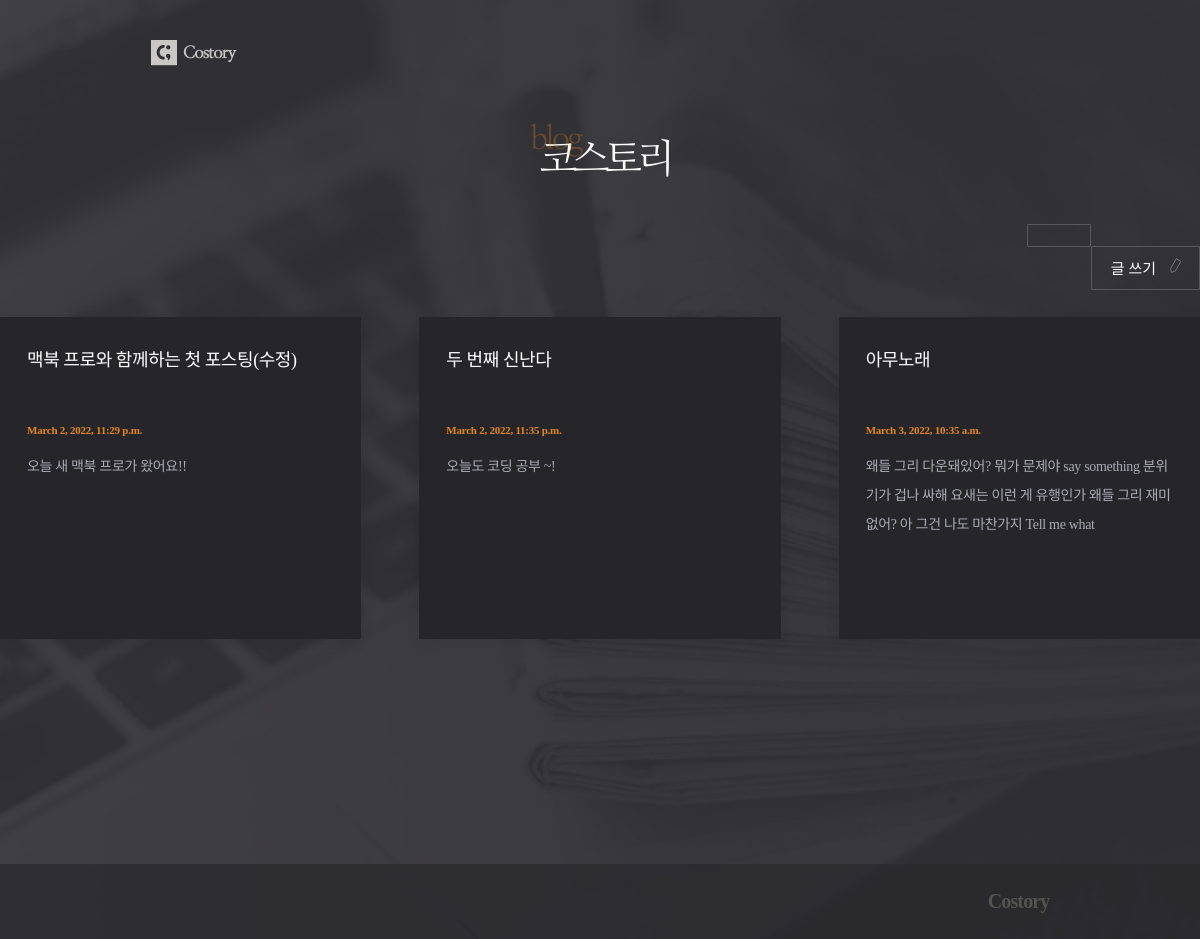
/posts/, run on an earlier commit of the app's database.
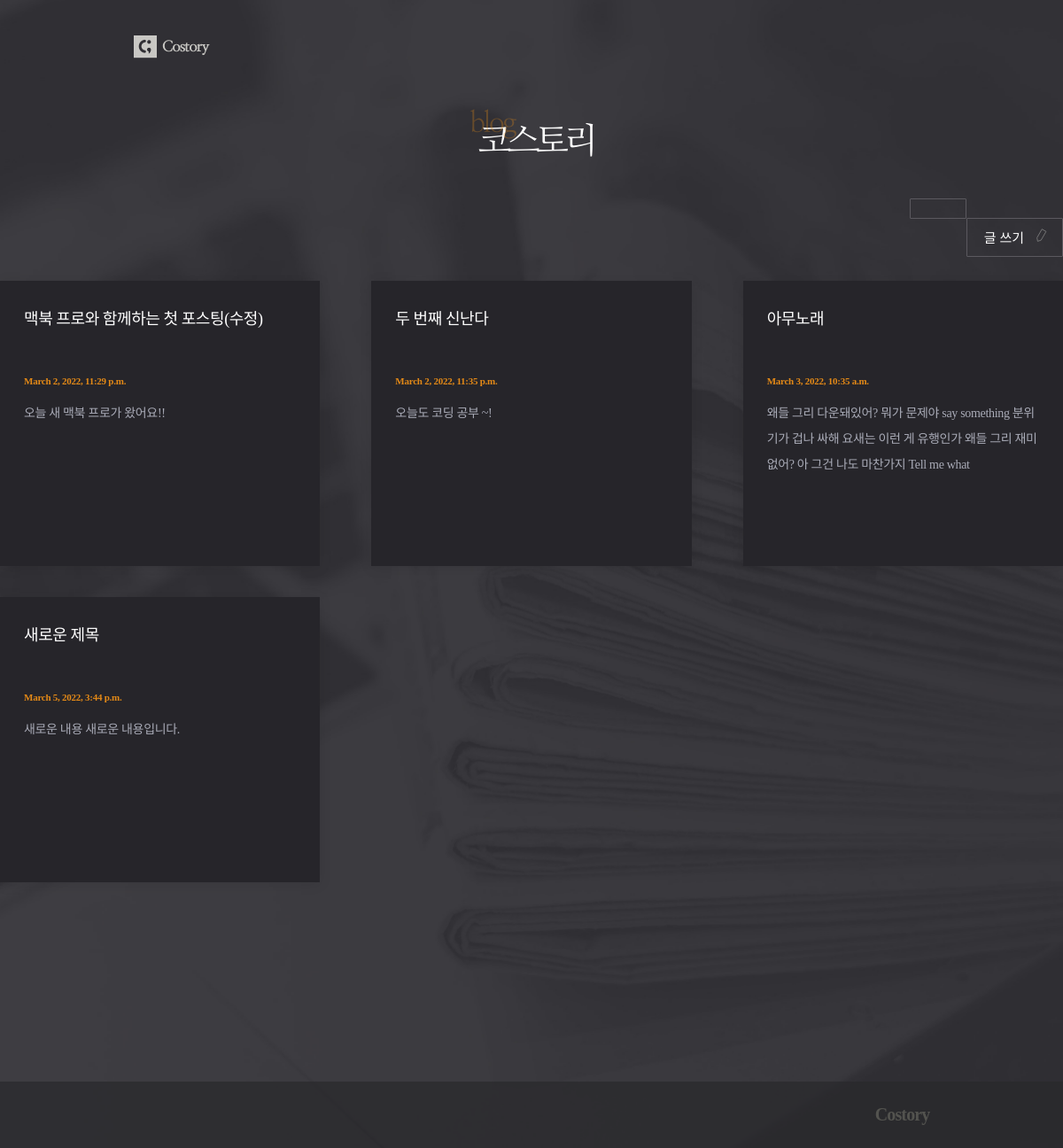
And on a later commit of the database.
### posts/models.py (models this page shows, shortened)
class Post(models.Model):
    title = models.CharField(max_length=50, unique=True,
                             error_messages={'unique' : '이미 있는 제목이네요!'})
    content = models.TextField(validators=
                               [MinLengthValidator(10, '너무 짧군요! 10자 이상 적어주세요.'),
                                validate_symbols]) # 길이에 대한 제한이 없는 문자열 필드
    dt_created = models.DateTimeField(verbose_name="Date Created", auto_now_add=True)
    dt_modified = models.DateTimeField(verbose_name="Date Modified", auto_now=True)

### posts/views.py (the view)
# urls.py: path('posts/', views.post_list, name='post-list'),
def post_list(request):
    posts = Post.objects.all()
    ctx = {"posts" : posts}
    return render(request, 'posts/post_list.html', ctx)

### posts/templates/posts/post_list.html (shortened to what this page needs)
{% extends './base.html' %}
{% load static %}
{% block css %}
    <link rel="stylesheet" href="{% static 'posts/css/post_list.css' %}">
{% endblock css %}
{% block logo_text %}
    <div id="header">
        <div class="container">
            <h1><img src="{% static 'posts/images/headertxt.png' %}"></h1>
        </div>
    </div>
{% endblock logo_text %}
{% block content %}
    <div class='btn_post'>
        <a href="{% url 'post-create' %}">글 쓰기</a>
    </div>
    <div class="post_container">
        {% for post in posts %}
            <div class="post"><a href={% url 'post-detail' post.id %}>
                <h2 class="title">{{post.title}}</h2>
                <p class="date">{{post.dt_created}}</p>
                <p class="text">{{post.content | slice:":100"}}</p>
            </a></div>
        {% endfor %}
    </div>
{% endblock content %}

What changed in the data, as far as the page shows it:
added Post: title "새로운 제목", dt_created "March 5, 2022, 3:44 p.m.", content "새로운 내용 새로운 내용입니다."
